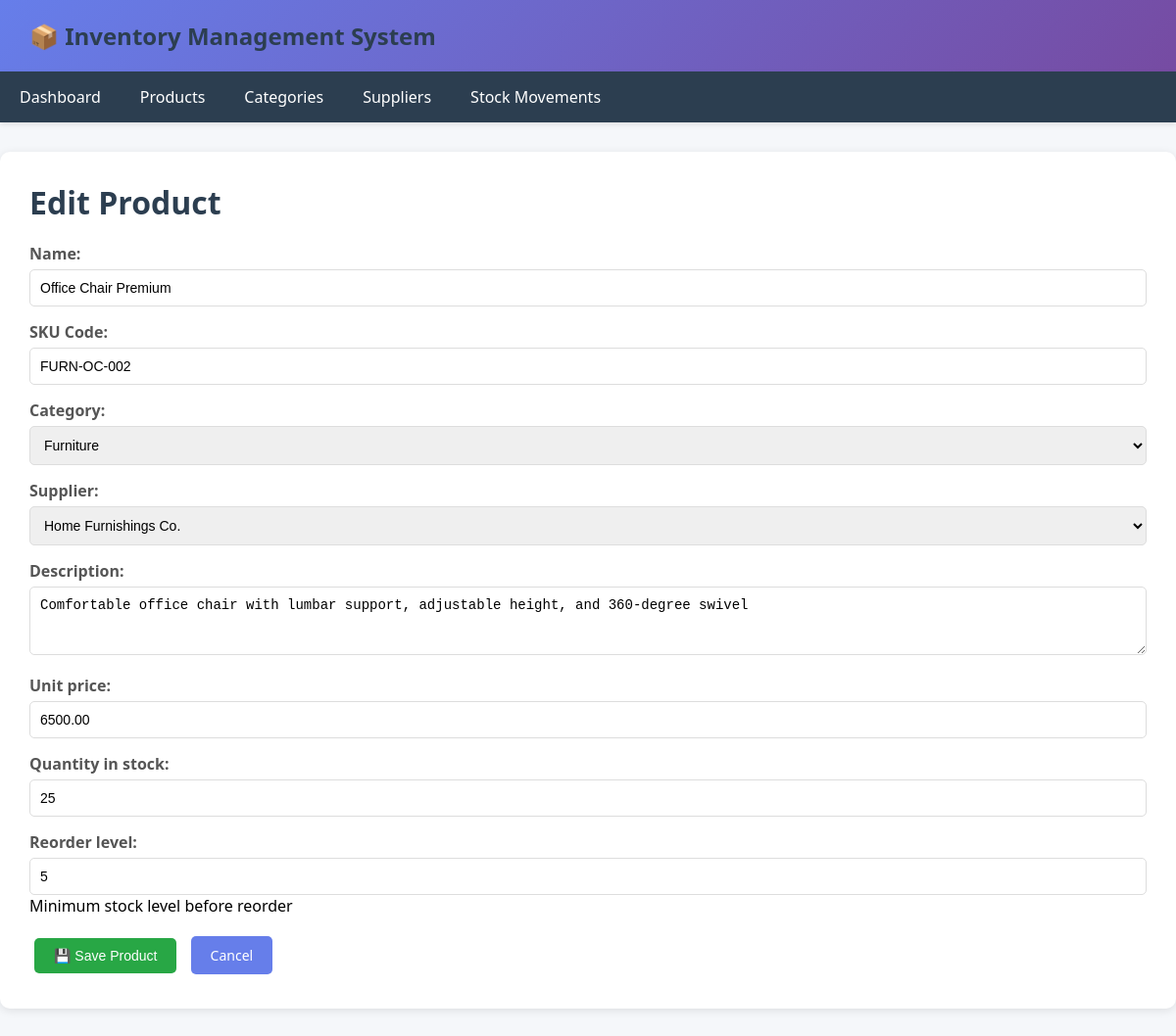
/product/update/2/, run on the app's committed database.
### app/models.py (models this page shows, shortened)
class Product(models.Model):
    name = models.CharField(max_length=200)
    sku = models.CharField(max_length=50, unique=True, verbose_name="SKU Code")
    category = models.ForeignKey(Category, on_delete=models.CASCADE, related_name='products')
    supplier = models.ForeignKey(Supplier, on_delete=models.SET_NULL, null=True, related_name='products')
    description = models.TextField(blank=True)
    unit_price = models.DecimalField(max_digits=10, decimal_places=2)
    quantity_in_stock = models.IntegerField(default=0)
    reorder_level = models.IntegerField(default=10, help_text="Minimum stock level before reorder")
    created_at = models.DateTimeField(auto_now_add=True)
    updated_at = models.DateTimeField(auto_now=True)
    class Meta:
        ordering = ['-created_at']

class Category(models.Model):
    name = models.CharField(max_length=100, unique=True)
    description = models.TextField(blank=True)
    created_at = models.DateTimeField(auto_now_add=True)
    def __str__(self):
        return self.name
    class Meta:
        verbose_name_plural = "Categories"
        ordering = ['name']

class Supplier(models.Model):
    name = models.CharField(max_length=200)
    contact_person = models.CharField(max_length=100)
    email = models.EmailField()
    phone = models.CharField(max_length=15)
    address = models.TextField()
    created_at = models.DateTimeField(auto_now_add=True)
    def __str__(self):
        return self.name
    class Meta:
        ordering = ['name']

### app/views.py (the view)
# urls.py: path('product/update/<int:pk>/', ProductUpdateView.as_view(), name='product_update'),
class ProductUpdateView(UpdateView):
    model = Product
    form_class = ProductForm
    template_name = 'app/product_form.html'
    success_url = reverse_lazy('product_list')

### app/forms.py
class ProductForm(forms.ModelForm):
    class Meta:
        model = Product
        fields = ['name', 'sku', 'category', 'supplier', 'description', 'unit_price', 'quantity_in_stock', 'reorder_level']
        widgets = {
            'description': forms.Textarea(attrs={'rows': 3}),
        }

### app/templates/app/product_form.html (shortened to what this page needs)
{% extends 'app/base.html' %}
{% block content %}
<h1>{% if form.instance.pk %}Edit{% else %}Add New{% endif %} Product</h1>
<form method="post">
    {{ form.as_p }}
    <button type="submit" class="btn btn-success">💾 Save Product</button>
    <a href="{% url 'product_list' %}" class="btn btn-primary">Cancel</a>
</form>
{% endblock %}

### app/templates/app/base.html (style rules this page uses)
* { margin: 0; padding: 0; box-sizing: border-box; }
body { font-family: 'Segoe UI', Tahoma, Geneva, Verdana, sans-serif; background-color: #f5f7fa; padding: 0; }
h1, h2 { color: #2c3e50; margin-bottom: 20px; }
.btn { display: inline-block; padding: 10px 20px; margin: 5px; text-decoration: none; border-radius: 5px; cursor: pointer; border: none; font-size: 14px; transition: all 0.3s; }
.btn-primary { background-color: #667eea; color: white; }
.btn-success { background-color: #28a745; color: white; }
form { margin-top: 20px; }
form p { margin-bottom: 15px; }
form label { display: block; margin-bottom: 5px; font-weight: 600; color: #555; }
form input, form select, form textarea { width: 100%; padding: 10px; border: 1px solid #ddd; border-radius: 5px; font-size: 14px; }

### data on the page
Product: name "Office Chair Premium", sku "FURN-OC-002", category "Furniture", supplier "Home Furnishings Co.", description "Comfortable office chair with lumbar support, adjustable height, and 360-degree swivel", unit_price "6500.00", quantity_in_stock "25", reorder_level "5"
